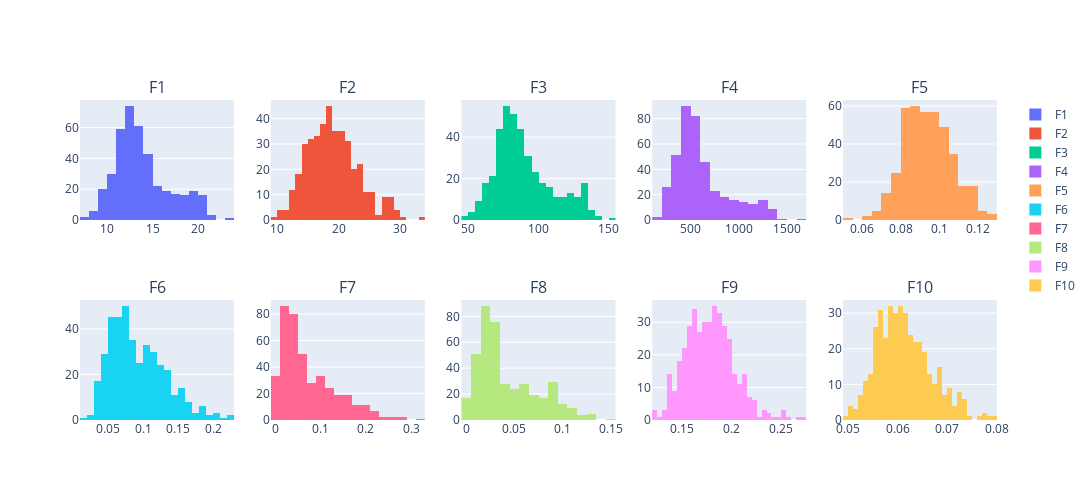

Source (notebook cell):
### Code cell
eda.hist_subplots(sample_df, columns=5, width=250, height=250)

### Figure 1 — Plotly figure (JSON) as saved in the notebook; plotly's stock layout.template omitted (floating-point values rounded to 4 significant figures; data arrays with more than 128 entries replaced by an {"elided": "..."} marker saying what was removed)
{"data": [{"name": "F1", "type": "histogram", "x": {"elided": "408 float values"}, "xaxis": "x", "yaxis": "y"}, {"name": "F2", "type": "histogram", "x": {"elided": "408 float values"}, "xaxis": "x2", "yaxis": "y2"}, {"name": "F3", "type": "histogram", "x": {"elided": "408 float values"}, "xaxis": "x3", "yaxis": "y3"}, {"name": "F4", "type": "histogram", "x": {"elided": "408 float values"}, "xaxis": "x4", "yaxis": "y4"}, {"name": "F5", "type": "histogram", "x": {"elided": "408 float values"}, "xaxis": "x5", "yaxis": "y5"}, {"name": "F6", "type": "histogram", "x": {"elided": "408 float values"}, "xaxis": "x6", "yaxis": "y6"}, {"name": "F7", "type": "histogram", "x": {"elided": "408 float values"}, "xaxis": "x7", "yaxis": "y7"}, {"name": "F8", "type": "histogram", "x": {"elided": "408 float values"}, "xaxis": "x8", "yaxis": "y8"}, {"name": "F9", "type": "histogram", "x": {"elided": "408 float values"}, "xaxis": "x9", "yaxis": "y9"}, {"name": "F10", "type": "histogram", "x": {"elided": "408 float values"}, "xaxis": "x10", "yaxis": "y10"}], "layout": {"annotations": [{"font": {"size": 16}, "showarrow": false, "text": "F1", "x": 0.084, "xanchor": "center", "xref": "paper", "y": 1, "yanchor": "bottom", "yref": "paper"}, {"font": {"size": 16}, "showarrow": false, "text": "F2", "x": 0.292, "xanchor": "center", "xref": "paper", "y": 1, "yanchor": "bottom", "yref": "paper"}, {"font": {"size": 16}, "showarrow": false, "text": "F3", "x": 0.5, "xanchor": "center", "xref": "paper", "y": 1, "yanchor": "bottom", "yref": "paper"}, {"font": {"size": 16}, "showarrow": false, "text": "F4", "x": 0.708, "xanchor": "center", "xref": "paper", "y": 1, "yanchor": "bottom", "yref": "paper"}, {"font": {"size": 16}, "showarrow": false, "text": "F5", "x": 0.916, "xanchor": "center", "xref": "paper", "y": 1, "yanchor": "bottom", "yref": "paper"}, {"font": {"size": 16}, "showarrow": false, "text": "F6", "x": 0.084, "xanchor": "center", "xref": "paper", "y": 0.375, "yanchor": "bottom", "yref": "paper"}, {"font": {"size": 16}, "showarrow": false, "text": "F7", "x": 0.292, "xanchor": "center", "xref": "paper", "y": 0.375, "yanchor": "bottom", "yref": "paper"}, {"font": {"size": 16}, "showarrow": false, "text": "F8", "x": 0.5, "xanchor": "center", "xref": "paper", "y": 0.375, "yanchor": "bottom", "yref": "paper"}, {"font": {"size": 16}, "showarrow": false, "text": "F9", "x": 0.708, "xanchor": "center", "xref": "paper", "y": 0.375, "yanchor": "bottom", "yref": "paper"}, {"font": {"size": 16}, "showarrow": false, "text": "F10", "x": 0.916, "xanchor": "center", "xref": "paper", "y": 0.375, "yanchor": "bottom", "yref": "paper"}], "height": 500, "showlegend": true, "width": 1250, "xaxis": {"anchor": "y", "domain": [0, 0.168]}, "xaxis10": {"anchor": "y10", "domain": [0.832, 1]}, "xaxis2": {"anchor": "y2", "domain": [0.208, 0.376]}, "xaxis3": {"anchor": "y3", "domain": [0.416, 0.584]}, "xaxis4": {"anchor": "y4", "domain": [0.624, 0.792]}, "xaxis5": {"anchor": "y5", "domain": [0.832, 1]}, "xaxis6": {"anchor": "y6", "domain": [0, 0.168]}, "xaxis7": {"anchor": "y7", "domain": [0.208, 0.376]}, "xaxis8": {"anchor": "y8", "domain": [0.416, 0.584]}, "xaxis9": {"anchor": "y9", "domain": [0.624, 0.792]}, "yaxis": {"anchor": "x", "domain": [0.625, 1]}, "yaxis10": {"anchor": "x10", "domain": [0, 0.375]}, "yaxis2": {"anchor": "x2", "domain": [0.625, 1]}, "yaxis3": {"anchor": "x3", "domain": [0.625, 1]}, "yaxis4": {"anchor": "x4", "domain": [0.625, 1]}, "yaxis5": {"anchor": "x5", "domain": [0.625, 1]}, "yaxis6": {"anchor": "x6", "domain": [0, 0.375]}, "yaxis7": {"anchor": "x7", "domain": [0, 0.375]}, "yaxis8": {"anchor": "x8", "domain": [0, 0.375]}, "yaxis9": {"anchor": "x9", "domain": [0, 0.375]}}}
